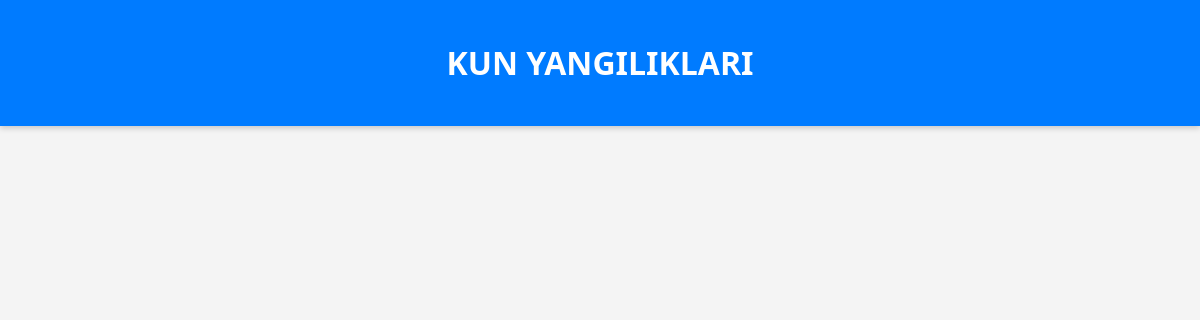
The app's page /, older data.
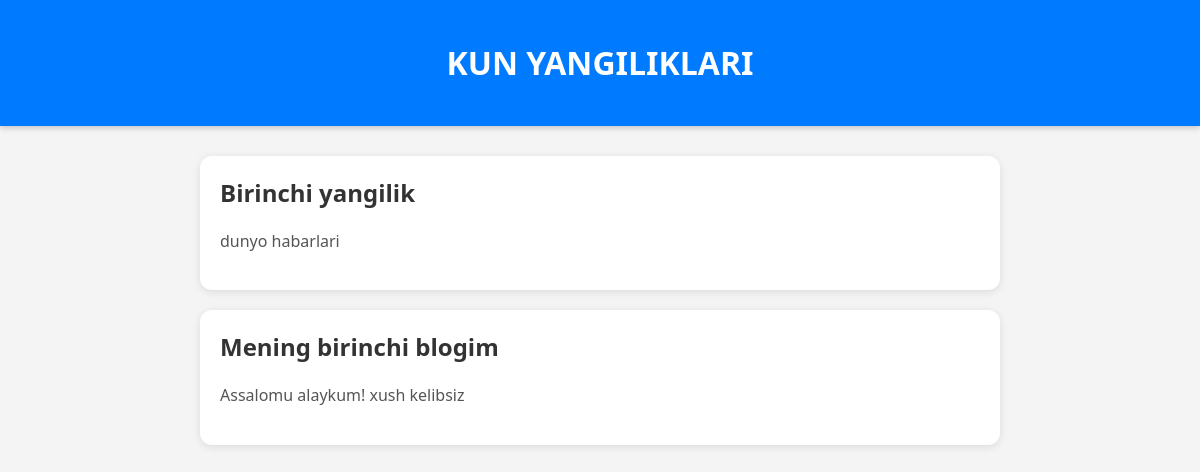
The same page, newer data.
### news/models.py (models this page shows, shortened)
class Post(models.Model):
    title = models.CharField(max_length=150)
    text = models.TextField()

### news/views.py (the view)
# urls.py: path('',HomePageView.as_view(),name='home'),
class HomePageView(ListView):
      model = Post
      template_name = 'home.html'

### templates/home.html (shortened to what this page needs)
<!DOCTYPE html>
<html lang="uz">
<head>
</head>
<body>
    <header>
        <h1>KUN YANGILIKLARI</h1>
    </header>
    <div class="container">
        {% for post in object_list %}
            <div class="news-item">
                <h2>{{ post.title }}</h2>
                <p>{{ post.text }}</p>
            </div>
        {% endfor %}
    </div>
</body>
</html>

### templates/home.html (style rules this page uses)
body { font-family: 'Segoe UI', Tahoma, Geneva, Verdana, sans-serif; background-color: #f4f4f4; margin: 0; padding: 0; }
header { background-color: #007bff; color: white; padding: 20px 0; text-align: center; box-shadow: 0 2px 6px rgba(0,0,0,0.2); }
.container { max-width: 800px; margin: 30px auto; padding: 0 20px; }
.news-item { background-color: white; margin-bottom: 20px; padding: 20px; border-radius: 12px; box-shadow: 0 2px 8px rgba(0,0,0,0.1); transition: transform 0.2s ease; }
.news-item h2 { margin-top: 0; color: #333; }
.news-item p { color: #555; line-height: 1.6; }

Row changes from the older to the newer data that the page shows:
added Post: title "Birinchi yangilik", text "dunyo habarlari"
added Post: title "Mening birinchi blogim", text "Assalomu alaykum! xush kelibsiz"
